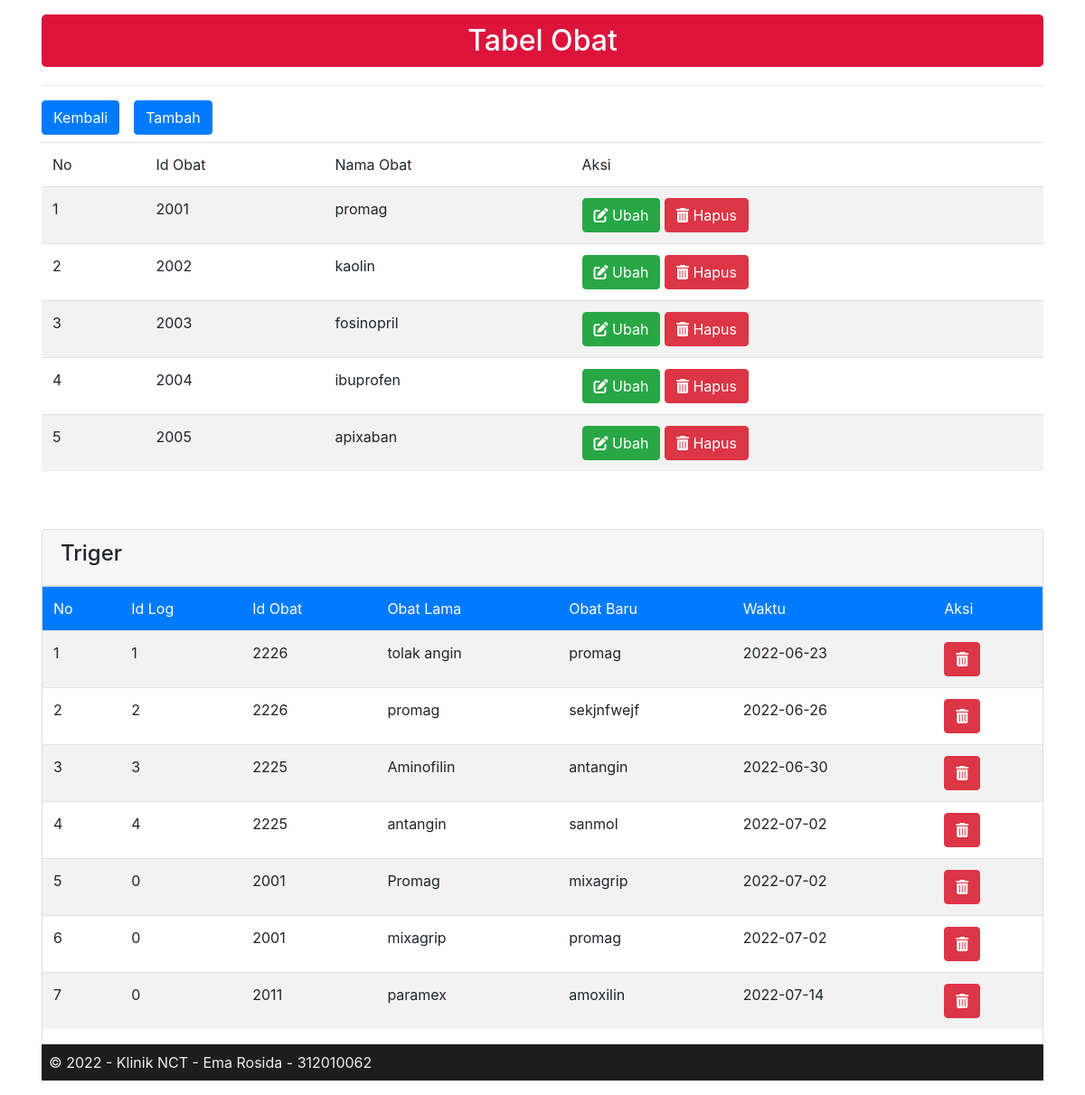
/obat.php, run on the app's committed database.
### tables this page shows
CREATE TABLE `obat` (
  `id_obat` int(5) NOT NULL,
  `nama_obat` varchar(100) DEFAULT NULL
);

CREATE TABLE `log_obat` (
  `id_log` int(100) NOT NULL,
  `id_obat` int(10) DEFAULT NULL,
  `nama_obat_lama` varchar(100) DEFAULT NULL,
  `Nama_obat_baru` varchar(100) DEFAULT NULL,
  `waktu` date NOT NULL
);

### obat.php (the view, shortened to what this page needs)
<!DOCTYPE html>
<html lang="en">
<head>
	<link rel="stylesheet" href="https://cdn.jsdelivr.net/npm/bootstrap@4.0.0/dist/css/bootstrap.min.css">
	<link rel="stylesheet" href="https://cdnjs.cloudflare.com/ajax/libs/font-awesome/6.1.1/css/all.min.css">
</head>
<body>
<div class="container shadow p-3">
	<header>
	<h2 align="center" class="hero text-white">Tabel Obat</h2>
	</header>
	<hr>
	<div class="btn-toolbar mb-2 mb-md-10">
		<a class="btn btn-primary mr-3" href="dashboard.php" role="button">Kembali</a>
        <a class="btn btn-primary " href="obat_tambah.php" role="button">Tambah</a>
	</div>
	<div class="table-responsive">
    <table class="table table-striped table-hover">
        <thead>
            <tr>
                <td>No</td>
				<td>Id Obat</td>
                <td>Nama Obat</td>
				<td>Aksi</td>
            </tr>
        </thead>
        <?php
        include "koneksi.php";
        $no = 1;
        $query = mysqli_query($conn, 'SELECT * FROM obat');
        while ($data = mysqli_fetch_array($query)) {
        ?>
            <tr>
                <td><?php echo $no++ ?></td>
				<td><?php echo $data['id_obat'] ?></td>
                <td><?php echo $data['nama_obat'] ?></td>
                <td><a class="btn btn-success" href="obat_ubah.php?id=<?= $data['id_obat'];?>" role="button"><i class="fa-solid fa-pen-to-square"></i> Ubah</a>
				<a class="btn btn-danger" href="obat_hapus.php?id=<?= $data['id_obat'];?>" role="button"><i class="fa-solid fa-trash-can"></i> Hapus</a>
                </td>
            </tr>
        <?php } ?>
    </table>
	</div>
    <div class="card mt-5">
	<div class="card-header">
        <h4>Triger</h4>
    </div>
	<div class="table-responsive">
    <table class="table table-striped table-hover">
        <thead class="card-header text-white bg-primary">
            <tr>
                <td>No</td>
				<td>Id Log</td>
				<td>Id Obat</td>
                <td>Obat Lama</td>
				<td>Obat Baru</td>
				<td>Waktu</td>
				<td>Aksi</td>
            </tr>
        </thead>
        <?php
        $no = 1;
        $sql = mysqli_query($conn, 'SELECT * FROM log_obat');
        while ($data = mysqli_fetch_array($sql)) {
        ?>
            <tr>
                <td><?php echo $no++ ?></td>
				<td><?php echo $data['id_log'] ?></td>
				<td><?php echo $data['id_obat'] ?></td>
                <td><?php echo $data['nama_obat_lama'] ?></td>
				<td><?php echo $data['Nama_obat_baru'] ?></td>
				<td><?php echo $data['waktu'] ?></td>
				<td><a class="btn btn-danger" href="hapus_triger.php?id=<?= $data['id_log'];?>" role="button"><i class="fa-solid fa-trash-can"></i></a></td>
            </tr>
        <?php } ?>
    </table>
	</div>
	</div>
	<?php require "footer.php";?>
</body>
</html>

### footer.php (shortened to what this page needs)
	<footer>
           <p class="m-0">&copy; 2022 - Klinik NCT - Ema Rosida - 312010062</p>
    </div>
</body>
</html>

### obat.php (style rules this page uses)
.hero { background-color: #DC143C; border-radius: 5px; padding: 10px 23px; margin-bottom: 20px; }

### footer.php (style rules this page uses)
footer { clear:both; background-color:#1d1d1d; padding:8px; color:#eee; }

### data on the page
obat: id_obat "2001", nama_obat "promag"
obat: id_obat "2002", nama_obat "kaolin"
obat: id_obat "2003", nama_obat "fosinopril"
obat: id_obat "2004", nama_obat "ibuprofen"
obat: id_obat "2005", nama_obat "apixaban"
log_obat: id_log "1", id_obat "2226", nama_obat_lama "tolak angin", Nama_obat_baru "promag", waktu "2022-06-23"
log_obat: id_log "2", id_obat "2226", nama_obat_lama "promag", Nama_obat_baru "sekjnfwejf", waktu "2022-06-26"
log_obat: id_log "3", id_obat "2225", nama_obat_lama "Aminofilin", Nama_obat_baru "antangin", waktu "2022-06-30"
log_obat: id_log "4", id_obat "2225", nama_obat_lama "antangin", Nama_obat_baru "sanmol", waktu "2022-07-02"
log_obat: id_log "0", id_obat "2001", nama_obat_lama "Promag", Nama_obat_baru "mixagrip", waktu "2022-07-02"
log_obat: id_log "0", id_obat "2001", nama_obat_lama "mixagrip", Nama_obat_baru "promag", waktu "2022-07-02"
log_obat: id_log "0", id_obat "2011", nama_obat_lama "paramex", Nama_obat_baru "amoxilin", waktu "2022-07-14"
